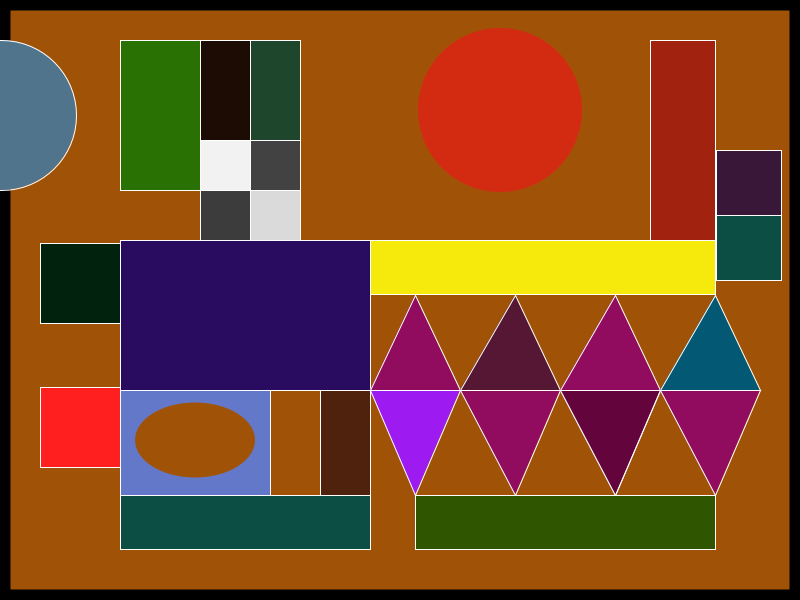
Frame 1 (no input)
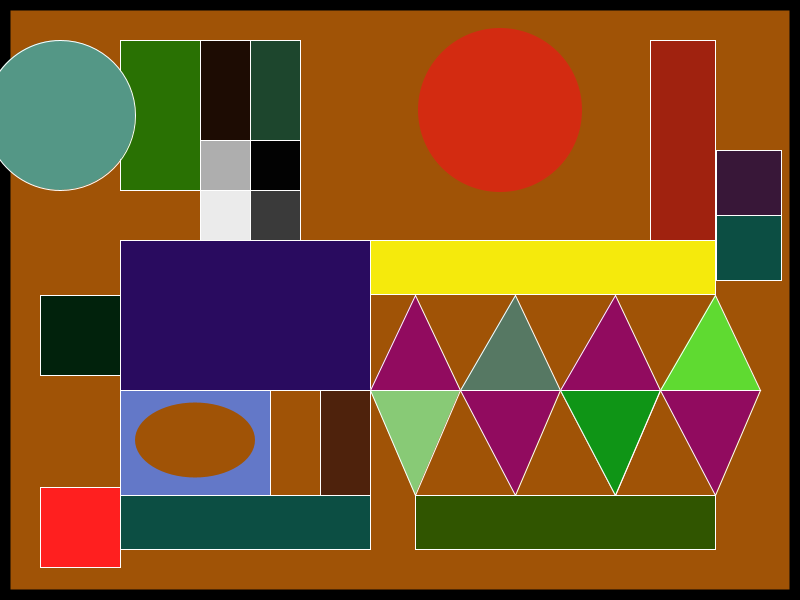
Frame 60 (the mouse pressed at the canvas centre just before this capture)
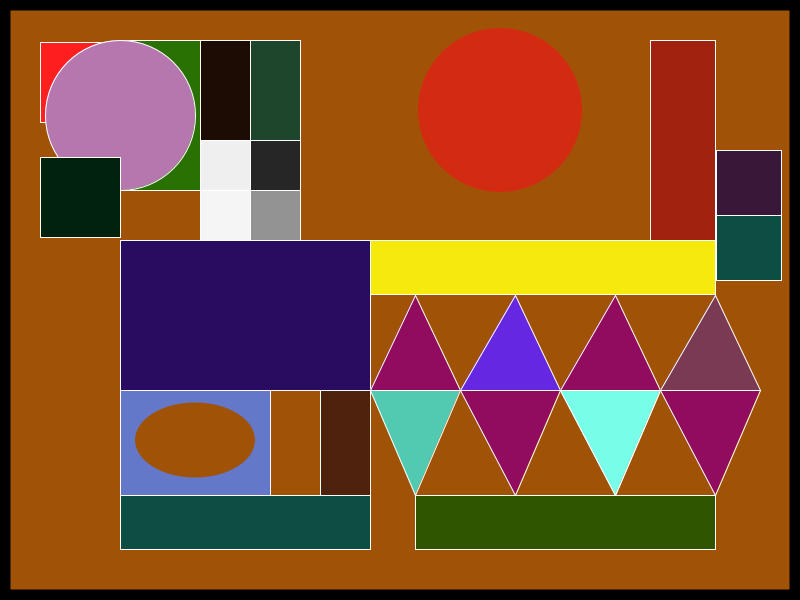
Frame 120 (the mouse held since frame 60 and released just before this capture)

The Processing sketch that drew these frames (run headless with seeded random() and noise(); from frame 60 on, the mouse is pressed at the canvas centre):

// Processing sketch: processing_952
// ── processing_952.pde

// Sinan Tok 050411037 grafik tasarım stgalatasaray1905@gmail.com
// Kürşat Sandıkçı 050411031 grafik tasarım qrsad53@yahoo.com
// Ersoy Bölükbaşı 050411018 grafik tasarım ersoybolukbasi@gmail.com
// Barbaros Kurt 050411027 grafik tasarım barbaroskurtbkurt@hotmail.com

// http://img264.imageshack.us/img264/1341/paulkleejy5.jpg
// Paul Klee'nin yukarıda bulunan linkdeki eserinden etkilenerek yapılmıştır
// Genel olarak geometrik şekiller kullanılarak amaca ulaşılmaya çalışılmıştır.



int k=1;
int m=10;
void setup() {
  size(800,600);
  background(160,83,6);
    frameRate(20);
  
}

void draw()  {
  stroke(0);
  strokeWeight(20);
  fill(160,83,6);
  rect(0,0,799,599);
  
  strokeWeight(1);
  stroke(255,255,255);
  fill(255,31,31);

  rect(40,random(600),80,80);

  fill(41,113,3);
  rect(120,40,80,150);
  fill(29,12,3);
  rect(200,40,50,100);
  fill(29,70,45);
  rect(250,40,50,100);
  fill(random(255));
  rect(250,140,50,50);
  fill(random(255));
  rect(200,140,50,50);
  fill(random(255));
  rect(200,190,50,50);
  fill(random(255));
  rect(250,190,50,50);
  fill(41,11,95);
  rect(120,240,250,150);
  fill(random(255),random(255),random(255));  

  ellipse(k,115,150,150);
 
  fill(145,11,95);
  triangle(415,295,460,390,370,390);
  fill(random(255),random(255),random(255));
  triangle(515,295,460,390,560,390);
  fill(145,11,95);
  triangle(615,295,660,390,560,390);
  fill(random(255),random(255),random(255));
  triangle(715,295,660,390,760,390);
  fill(245,234,12);
  rect(370,240,345,54);
  fill(145,11,95);
  triangle(515,495,460,390,560,390);
  fill(random(255),random(255),random(255));
  triangle(415,495,460,390,370,390);
  triangle(615,495,660,390,560,390);
  fill(145,11,95);
  fill(random(255),random(255),random(255));
  triangle(615,495,660,390,560,390);
  fill(145,11,95);
  triangle(715,495,660,390,760,390);
  fill(48,85,0);
  rect(415,495,300,54);
  noStroke();
  fill(211,43,17);
  ellipse(500,110,164,164);
  stroke(255,255,255);
  strokeWeight(1);
    fill(160,34,15);
    rect(650,40,65,200);
      fill(56,23,56);
    rect(716,150,65,65);
      fill(12,78,67);
    rect(716,215,65,65);
    rect(120,495,250,54);
       fill(78,34,12);
     rect(320,390,50,105);
     fill(99,120,200);
     rect(120,390,150,105);
     fill(160,83,6);
     noStroke();
     ellipse(195,440,120,75);
             stroke(255,255,255);

                 fill(1,34,12);
                 
           rect(40,random(600),80,80);
         
  k=k+1;
  
  
}
